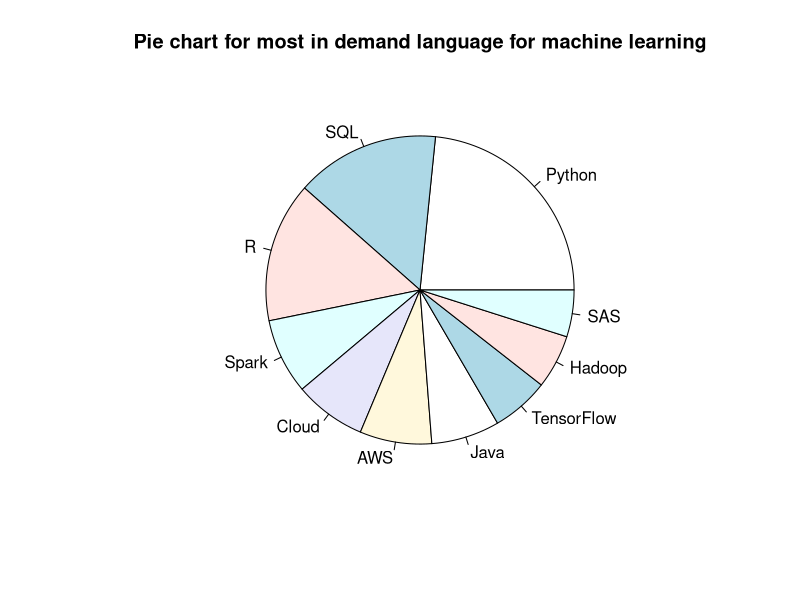

Reproduce this figure in R.
## ---- chunk 1
# This is an R code chunk
print("Hello cruel world")
## ---- chunk 2
#Reproduce the data from the January 2020 required tools for Data Scientists

percent <- c(62,40,39,21,20,20,19,16,15,13)
skills <- c("Python","SQL","R","Spark","Cloud","AWS","Java","TensorFlow","Hadoop","SAS")

#Generate the pie chart

pie(percent, main = "Pie chart for most in demand language for machine learning", labels = skills)
?pie
